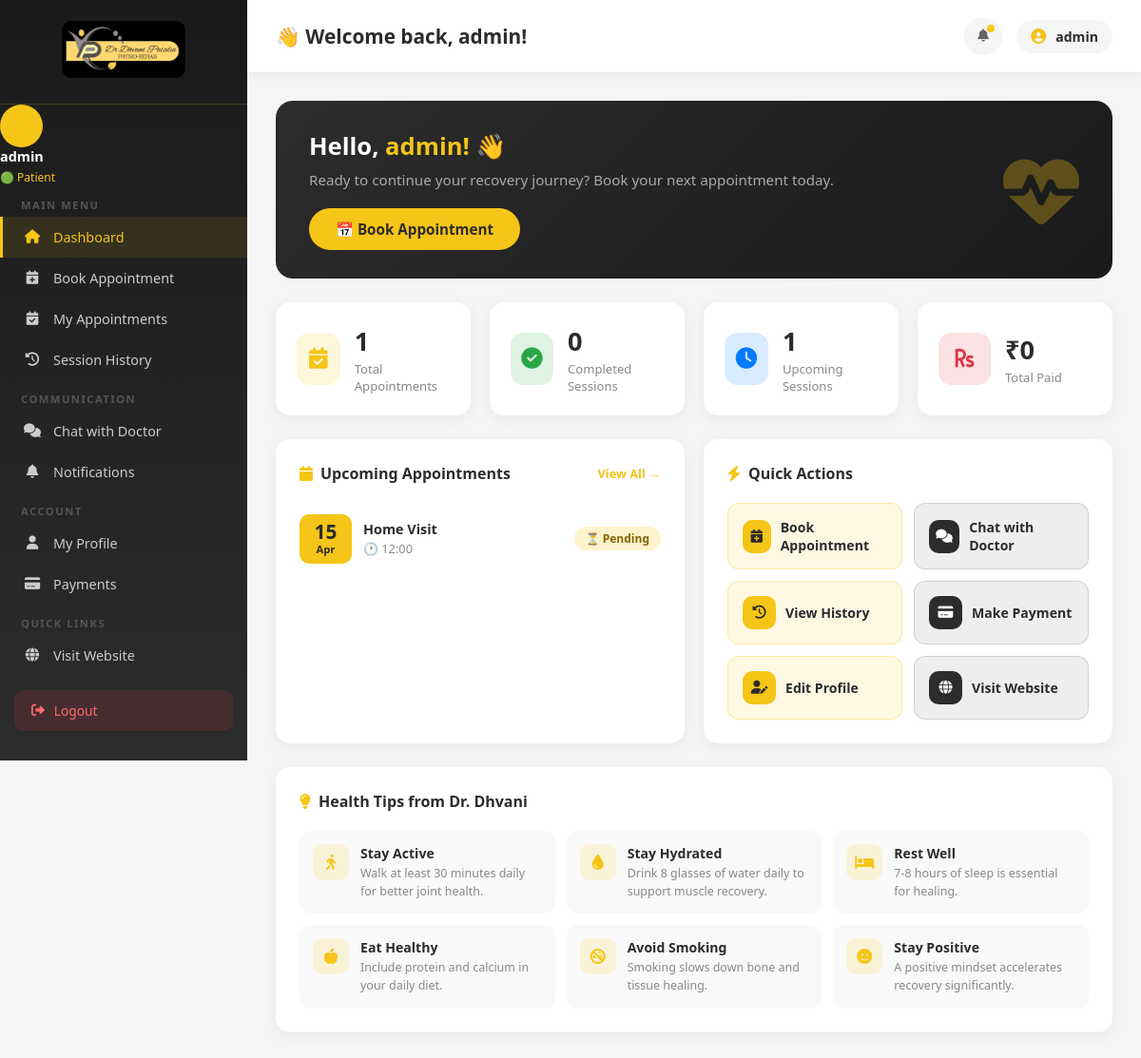
The page /client-dashboard (signed in) on the database its author committed.
### core/models.py (models this page shows, shortened)
class Appointment(models.Model):
    STATUS_CHOICES = [
        ('pending', 'Pending'),
        ('confirmed', 'Confirmed'),
        ('completed', 'Completed'),
        ('cancelled', 'Cancelled'),
    ]
    SERVICE_CHOICES = [
        ('orthopedic', 'Orthopedic Therapy'),
        ('neurological', 'Neurological Rehab'),
        ('sports', 'Sports Rehabilitation'),
        ('pediatric', 'Pediatric Therapy'),
        ('womens', "Women's Health"),
        ('home_visit', 'Home Visit'),
    ]
    TIME_CHOICES = [
        ('09:00', '9:00 AM'), ('10:00', '10:00 AM'),
        ('11:00', '11:00 AM'), ('12:00', '12:00 PM'),
        ('14:00', '2:00 PM'), ('15:00', '3:00 PM'),
        ('16:00', '4:00 PM'), ('17:00', '5:00 PM'),
    ]
    patient = models.ForeignKey(User, on_delete=models.CASCADE, related_name='appointments')
    service = models.CharField(max_length=50, choices=SERVICE_CHOICES)
    date = models.DateField()
    time = models.CharField(max_length=10, choices=TIME_CHOICES)
    notes = models.TextField(blank=True, null=True)
    status = models.CharField(max_length=20, choices=STATUS_CHOICES, default='pending')
    created_at = models.DateTimeField(auto_now_add=True)
    class Meta:
        ordering = ['-created_at']

### core/views.py (the view)
# urls.py: path('client-dashboard', views.client_dashboard, name='client_dashboard'),
@login_required(login_url='/login')
def client_dashboard(request):
    appointments = Appointment.objects.filter(patient=request.user)
    upcoming = appointments.filter(status__in=['pending','confirmed'])
    completed = appointments.filter(status='completed')
    return render(request, 'client_dashboard.html', {
        'user': request.user,
        'appointments': appointments,
        'upcoming': upcoming,
        'completed': completed,
        'total': appointments.count(),
        'upcoming_count': upcoming.count(),
        'completed_count': completed.count(),
    })

### templates/client_dashboard.html (shortened to what this page needs)
{% load static %}
<!DOCTYPE html>
<html lang="en">
<head>
    <link href="https://cdnjs.cloudflare.com/ajax/libs/font-awesome/6.4.0/css/all.min.css" rel="stylesheet">
</head>
<body>
    <aside class="sidebar">
        <div class="sidebar-logo">
            <img src="{% static 'images/Dhvani_Patalia.jpeg' %}" alt="Logo">
        </div>
        <div class="sidebar-user">
            <div class="user-avatar">{{ user.first_name|first|upper }}{{ user.last_name|first|upper }}</div>
            <div class="user-info">
                <h4>{{ user.get_full_name|default:user.username }}</h4>
                <span>🟢 Patient</span>
            </div>
        </div>
        <nav>
            <div class="nav-section">Main Menu</div>
            <a href="/client-dashboard" class="nav-item active"><i class="fas fa-home"></i> Dashboard</a>
            <a href="/book" class="nav-item"><i class="fas fa-calendar-plus"></i> Book Appointment</a>
            <a href="/my-appointments" class="nav-item"><i class="fas fa-calendar-check"></i> My Appointments</a>
            <a href="/my-appointments" class="nav-item"><i class="fas fa-history"></i> Session History</a>
            <div class="nav-section">Communication</div>
            <a href="/chat" class="nav-item"><i class="fas fa-comments"></i> Chat with Doctor</a>
            <a href="#" class="nav-item"><i class="fas fa-bell"></i> Notifications</a>
            <div class="nav-section">Account</div>
            <a href="#" class="nav-item"><i class="fas fa-user"></i> My Profile</a>
            <a href="#" class="nav-item"><i class="fas fa-credit-card"></i> Payments</a>
            <div class="nav-section">Quick Links</div>
            <a href="/" class="nav-item"><i class="fas fa-globe"></i> Visit Website</a>
        </nav>
        <a href="/logout" class="logout-btn"><i class="fas fa-sign-out-alt"></i> Logout</a>
    </aside>
    <div class="main-content">
        <div class="topbar">
            <h1>👋 Welcome back, {{ user.first_name|default:user.username }}!</h1>
            <div class="topbar-right">
                <button class="notif-btn"><i class="fas fa-bell"></i><span class="notif-dot"></span></button>
                <div class="topbar-user">
                    <i class="fas fa-user-circle" style="color:#F5C518;"></i>
                    <span>{{ user.username }}</span>
                </div>
            </div>
        </div>
        <div class="dashboard-body">
            <div class="welcome-card">
                <div>
                    <h2>Hello, <span>{{ user.first_name|default:user.username }}!</span> 👋</h2>
                    <p>Ready to continue your recovery journey? Book your next appointment today.</p>
                    <a href="/book" class="btn-book">📅 Book Appointment</a>
                </div>
                <div class="welcome-icon"><i class="fas fa-heartbeat"></i></div>
            </div>
            <div class="stat-cards">
                <div class="stat-card">
                    <div class="stat-icon yellow"><i class="fas fa-calendar-check"></i></div>
                    <div class="stat-info">
                        <h3>{{ total }}</h3>
                        <p>Total Appointments</p>
                    </div>
                </div>
                <div class="stat-card">
                    <div class="stat-icon green"><i class="fas fa-check-circle"></i></div>
                    <div class="stat-info">
                        <h3>{{ completed_count }}</h3>
                        <p>Completed Sessions</p>
                    </div>
                </div>
                <div class="stat-card">
                    <div class="stat-icon blue"><i class="fas fa-clock"></i></div>
                    <div class="stat-info">
                        <h3>{{ upcoming_count }}</h3>
                        <p>Upcoming Sessions</p>
                    </div>
                </div>
                <div class="stat-card">
                    <div class="stat-icon red"><i class="fas fa-rupee-sign"></i></div>
                    <div class="stat-info">
                        <h3>₹0</h3>
                        <p>Total Paid</p>
                    </div>
                </div>
            </div>
            <div class="content-grid">
                <div class="card">
                    <div class="card-title">
                        <span><i class="fas fa-calendar"></i> Upcoming Appointments</span>
                        <a href="/my-appointments" class="view-all">View All →</a>
                    </div>
                    {% if upcoming %}
                    {% for appt in upcoming %}
                    <div class="appt-item">
                        <div class="appt-date">
                            <div class="day">{{ appt.date|date:"d" }}</div>
                            <div class="month">{{ appt.date|date:"M" }}</div>
                        </div>
                        <div class="appt-info">
                            <h4>{{ appt.get_service_display }}</h4>
                            <p>🕐 {{ appt.time }}</p>
                        </div>
                        <span class="badge badge-{{ appt.status }}">
                            {% if appt.status == 'pending' %}⏳ Pending
                            {% elif appt.status == 'confirmed' %}✅ Confirmed
                            {% else %}{{ appt.status }}{% endif %}
                        </span>
                    </div>
                    {% endfor %}
                    {% else %}
                    <div class="empty-state">
                        <i class="fas fa-calendar-times"></i>
                        <p>No upcoming appointments.<br>Book your first session!</p>
                        <a href="/book" class="btn-book" style="margin-top:15px; font-size:0.85em;">Book Now</a>
                    </div>
                    {% endif %}
                </div>
                <div class="card">
                    <div class="card-title"><span><i class="fas fa-bolt"></i> Quick Actions</span></div>
                    <div class="quick-actions">
                        <a href="/book" class="action-btn gold">
                            <div class="icon"><i class="fas fa-calendar-plus"></i></div>
                            <span>Book Appointment</span>
                        </a>
                        <a href="/chat" class="action-btn dark">
                            <div class="icon"><i class="fas fa-comments"></i></div>
                            <span>Chat with Doctor</span>
                        </a>
                        <a href="/my-appointments" class="action-btn gold">
                            <div class="icon"><i class="fas fa-history"></i></div>
                            <span>View History</span>
                        </a>
                        <a href="#" class="action-btn dark">
                            <div class="icon"><i class="fas fa-credit-card"></i></div>
                            <span>Make Payment</span>
                        </a>
                        <a href="#" class="action-btn gold">
                            <div class="icon"><i class="fas fa-user-edit"></i></div>
                            <span>Edit Profile</span>
                        </a>
                        <a href="/" class="action-btn dark">
                            <div class="icon"><i class="fas fa-globe"></i></div>
                            <span>Visit Website</span>
                        </a>
                    </div>
                </div>
            </div>
            <div class="card">
                <div class="card-title"><span><i class="fas fa-lightbulb"></i> Health Tips from Dr. Dhvani</span></div>
                <div class="tips-grid">
                    <div class="tip-item">
                        <div class="tip-icon"><i class="fas fa-walking"></i></div>
                        <div class="tip-info">
                            <h4>Stay Active</h4>
                            <p>Walk at least 30 minutes daily for better joint health.</p>
                        </div>
                    </div>
                    <div class="tip-item">
                        <div class="tip-icon"><i class="fas fa-tint"></i></div>
                        <div class="tip-info">
                            <h4>Stay Hydrated</h4>
                            <p>Drink 8 glasses of water daily to support muscle recovery.</p>
                        </div>
                    </div>
                    <div class="tip-item">
                        <div class="tip-icon"><i class="fas fa-bed"></i></div>
                        <div class="tip-info">
                            <h4>Rest Well</h4>
                            <p>7-8 hours of sleep is essential for healing.</p>
                        </div>
                    </div>
                    <div class="tip-item">
                        <div class="tip-icon"><i class="fas fa-apple-alt"></i></div>
                        <div class="tip-info">
                            <h4>Eat Healthy</h4>
                            <p>Include protein and calcium in your daily diet.</p>
                        </div>
                    </div>
                    <div class="tip-item">
                        <div class="tip-icon"><i class="fas fa-smoking-ban"></i></div>
                        <div class="tip-info">
                            <h4>Avoid Smoking</h4>
                            <p>Smoking slows down bone and tissue healing.</p>
                        </div>
                    </div>
                    <div class="tip-item">
                        <div class="tip-icon"><i class="fas fa-smile"></i></div>
                        <div class="tip-info">
                            <h4>Stay Positive</h4>
                            <p>A positive mindset accelerates recovery significantly.</p>
                        </div>
                    </div>
                </div>
            </div>
        </div>
    </div>
</body>
</html>

### rows shown on the page
Appointment: date "15", date "Apr", service "Home Visit", time "12:00", status "⏳ Pending"

### other values the page prints
{{ user.get_full_name|default:user.username }} "admin"
{{ user.first_name|default:user.username }} "admin"
{{ user.username }} "admin"
{{ total }} "1"
{{ completed_count }} "0"
{{ upcoming_count }} "1"
